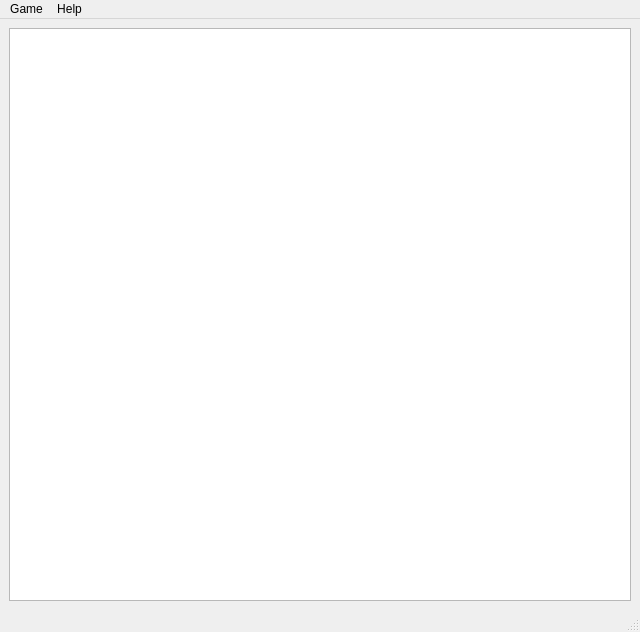
<?xml version="1.0" encoding="UTF-8"?>
<ui version="4.0">
 <class>MainWindow</class>
 <widget class="QMainWindow" name="MainWindow">
  <property name="geometry">
   <rect>
    <x>0</x>
    <y>0</y>
    <width>640</width>
    <height>632</height>
   </rect>
  </property>
  <property name="minimumSize">
   <size>
    <width>0</width>
    <height>0</height>
   </size>
  </property>
  <property name="maximumSize">
   <size>
    <width>16777215</width>
    <height>16777215</height>
   </size>
  </property>
  <property name="windowTitle">
   <string>MainWindow</string>
  </property>
  <widget class="QWidget" name="centralwidget">
   <layout class="QGridLayout" name="gridLayout">
    <item row="0" column="0">
     <widget class="QGraphicsView" name="graphicsView">
      <property name="sizePolicy">
       <sizepolicy hsizetype="Minimum" vsizetype="Minimum">
        <horstretch>0</horstretch>
        <verstretch>0</verstretch>
       </sizepolicy>
      </property>
     </widget>
    </item>
   </layout>
  </widget>
  <widget class="QMenuBar" name="menubar">
   <property name="geometry">
    <rect>
     <x>0</x>
     <y>0</y>
     <width>640</width>
     <height>23</height>
    </rect>
   </property>
   <widget class="QMenu" name="menuGame">
    <property name="title">
     <string>Game</string>
    </property>
    <widget class="QMenu" name="menuGame_mode">
     <property name="title">
      <string>Game mode</string>
     </property>
     <addaction name="actionClI"/>
     <addaction name="actionGUI"/>
    </widget>
    <widget class="QMenu" name="menuChoose_game">
     <property name="title">
      <string>Choose game</string>
     </property>
     <addaction name="actionSnake"/>
     <addaction name="actionTetris"/>
    </widget>
    <addaction name="actionNewGame"/>
    <addaction name="actionPause"/>
    <addaction name="actionStop"/>
    <addaction name="menuChoose_game"/>
    <addaction name="menuGame_mode"/>
    <addaction name="actionExit"/>
   </widget>
   <widget class="QMenu" name="menuHelp">
    <property name="title">
     <string>Help</string>
    </property>
    <addaction name="actionGame"/>
    <addaction name="actionAbout"/>
   </widget>
   <addaction name="menuGame"/>
   <addaction name="menuHelp"/>
  </widget>
  <widget class="QStatusBar" name="statusbar"/>
  <action name="actionNewGame">
   <property name="text">
    <string>New Game</string>
   </property>
   <property name="shortcut">
    <string>Ctrl+S</string>
   </property>
  </action>
  <action name="actionPause">
   <property name="text">
    <string>Pause</string>
   </property>
   <property name="shortcut">
    <string>Ctrl+P</string>
   </property>
  </action>
  <action name="actionStop">
   <property name="text">
    <string>Stop</string>
   </property>
   <property name="shortcut">
    <string>Ctrl+S</string>
   </property>
  </action>
  <action name="actionExit">
   <property name="text">
    <string>Exit</string>
   </property>
   <property name="shortcut">
    <string>Ctrl+Q</string>
   </property>
  </action>
  <action name="actionClI">
   <property name="text">
    <string>CLI</string>
   </property>
  </action>
  <action name="actionGUI">
   <property name="text">
    <string>GUI</string>
   </property>
  </action>
  <action name="actionSnake">
   <property name="text">
    <string>Snake</string>
   </property>
  </action>
  <action name="actionTetris">
   <property name="text">
    <string>Tetris</string>
   </property>
  </action>
  <action name="actionGame">
   <property name="text">
    <string>Game Help</string>
   </property>
   <property name="shortcut">
    <string>Ctrl+H</string>
   </property>
  </action>
  <action name="actionAbout">
   <property name="text">
    <string>About</string>
   </property>
  </action>
  <action name="action10x20">
   <property name="text">
    <string>10x20</string>
   </property>
  </action>
  <action name="action15x20">
   <property name="text">
    <string>15x20</string>
   </property>
  </action>
  <action name="action20x20">
   <property name="text">
    <string>20x20</string>
   </property>
  </action>
  <action name="action30x30">
   <property name="text">
    <string>30x30</string>
   </property>
  </action>
 </widget>
 <resources/>
 <connections/>
</ui>
